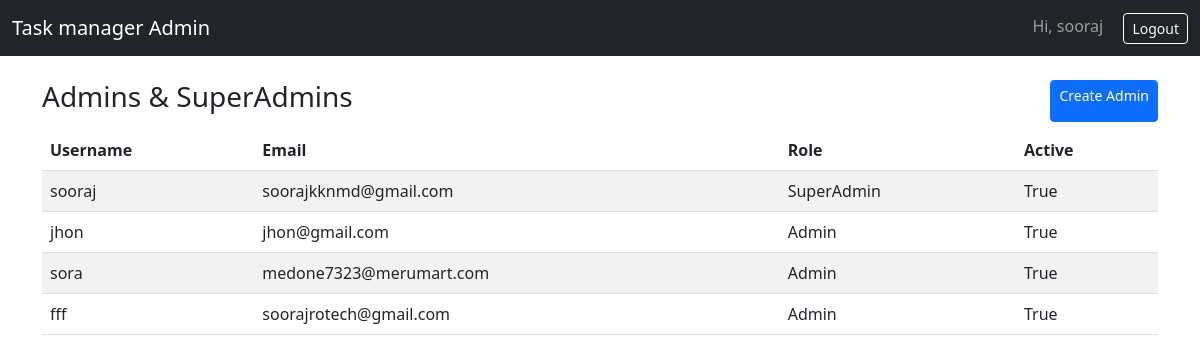
Page /admin_panel/admins/ (signed in) on the committed database.
### accounts/models.py (models this page shows, shortened)
class CustomUser(AbstractUser):
    class Roles(models.TextChoices):
        SUPERADMIN = "SUPERADMIN", "SuperAdmin"
        ADMIN = "ADMIN", "Admin"
        USER = "USER", "User"
    role = models.CharField(max_length=20, choices=Roles.choices, default=Roles.USER)
    manager = models.ForeignKey(
        "self",
        null=True,
        blank=True,
        on_delete=models.SET_NULL,
        related_name="managed_users",
        limit_choices_to={"role": "ADMIN"},
    )

### admin_panel/views.py (the view)
    def _wrapped(request, *args, **kwargs):
        if not request.user.is_authenticated:
            return redirect("admin_panel:login")
        if request.user.role not in ("ADMIN", "SUPERADMIN"):
            messages.error(request, "Permission denied.")
            return redirect("admin_panel:login")
        return view_func(request, *args, **kwargs)

### admin_panel/views.py (called while the page is built)
def staff_required(view_func):
    def _wrapped(request, *args, **kwargs):
        if not request.user.is_authenticated:
            return redirect("admin_panel:login")
        if request.user.role not in ("ADMIN", "SUPERADMIN"):
            messages.error(request, "Permission denied.")
            return redirect("admin_panel:login")
        return view_func(request, *args, **kwargs)
    _wrapped.__name__ = view_func.__name__
    return _wrapped

@staff_required
def admins_list(request):
    admins = CustomUser.objects.filter(role__in=["ADMIN", "SUPERADMIN"])
    return render(request, "admin_panel/admins_list.html", {"admins": admins})

### admin_panel/templates/admin_panel/admins_list.html (shortened to what this page needs)
{% extends "admin_panel/base.html" %}
{% block content %}
<div class="d-flex justify-content-between mb-2">
  <h3>Admins & SuperAdmins</h3>
  {% if user.role == 'SUPERADMIN' %}
    <a class="btn btn-sm btn-primary" href="{% url 'admin_panel:create_admin' %}">Create Admin</a>
  {% endif %}
</div>
<table class="table table-striped">
  <thead><tr><th>Username</th><th>Email</th><th>Role</th><th>Active</th></tr></thead>
  <tbody>
    {% for a in admins %}
      <tr>
        <td>{{ a.username }}</td>
        <td>{{ a.email }}</td>
        <td>{{ a.get_role_display }}</td>
        <td>{{ a.is_active }}</td>
      </tr>
    {% empty %}
      <tr><td colspan="4">No admins yet.</td></tr>
    {% endfor %}
  </tbody>
</table>
{% endblock %}

### admin_panel/templates/admin_panel/base.html (shortened to what this page needs)
<!doctype html>
<html lang="en">
  <head>
    <link href="https://cdn.jsdelivr.net/npm/bootstrap@5.3.0/dist/css/bootstrap.min.css" rel="stylesheet">
  </head>
  <body>
    <nav class="navbar navbar-expand-lg navbar-dark bg-dark">
      <div class="container-fluid">
        <a class="navbar-brand" href="{% url 'admin_panel:dashboard' %}">Task manager Admin</a>
        <div>
          {% if user.is_authenticated %}
            <span class="navbar-text me-3">Hi, {{ user.username }}</span>
            <a class="btn btn-outline-light btn-sm" href="{% url 'admin_panel:logout' %}">Logout</a>
          {% else %}
            <a class="btn btn-outline-light btn-sm" href="{% url 'admin_panel:login' %}">Login</a>
          {% endif %}
        </div>
      </div>
    </nav>
    <main class="container my-4">
      {% block content %}{% endblock %}
    </main>
  </body>
</html>

### rows in the picture
CustomUser: username "sooraj", email "soorajkknmd@gmail.com", role "SuperAdmin", is_active "True"
CustomUser: username "jhon", email "jhon@gmail.com", role "Admin", is_active "True"
CustomUser: username "sora", email "medone7323@merumart.com", role "Admin", is_active "True"
CustomUser: username "fff", email "soorajrotech@gmail.com", role "Admin", is_active "True"
